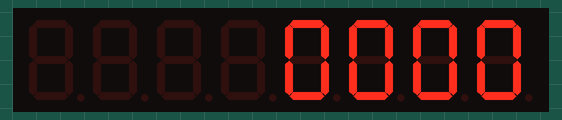
Simulated run of this sketch. Board: Arduino Uno, built with avr-gcc and run on an emulated ATmega328P. Parts: 8-digit seven-segment display.

Above: at 0.1 s.
At 5.1 s:
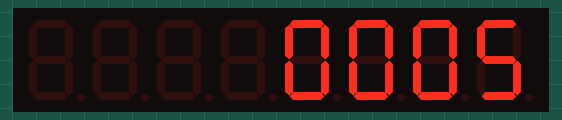
At 11.1 s:
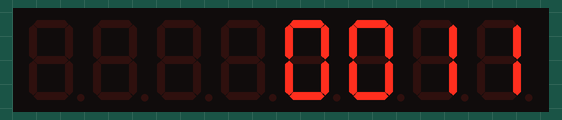
At 19.1 s:
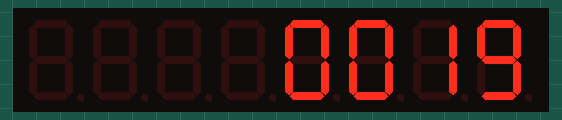
At 29.1 s:
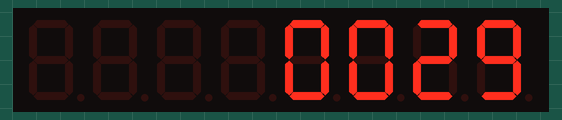
At 38.1 s:
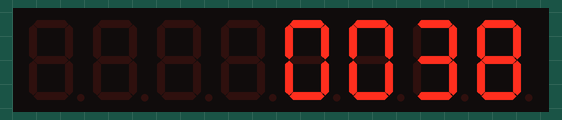

The sketch:

simple_counter_bonus.ino
```cpp
#include "LedControl.h"

#define DIN 13
#define CLK 14
#define LOAD 15

LedControl lc = LedControl(DIN, CLK, LOAD, 1);

void setup() {
  lc.shutdown(0, false);
  lc.setIntensity(0, 8);
  lc.clearDisplay(0);
}

void write_num(int n)
{
  int seconds = n % 60;
  int minutes = n / 60;
  int secOnes = seconds % 10;
  int secTens = seconds / 10;
  int minOnes = minutes % 10;
  int minTens = minutes / 10;
  lc.setDigit(0, 0, secOnes, false);
  lc.setDigit(0, 1, secTens, false);
  lc.setDigit(0, 2, minOnes, false);
  lc.setDigit(0, 3, minTens, false);
}

void loop() {
  for (int i = 0; i < 3600; i++) {
    write_num(i);
    delay(1000);
  }
}
```

Measured:
- what the display in image 2 shows lasts 1.0 s, from 11.0 s to 12.0 s
